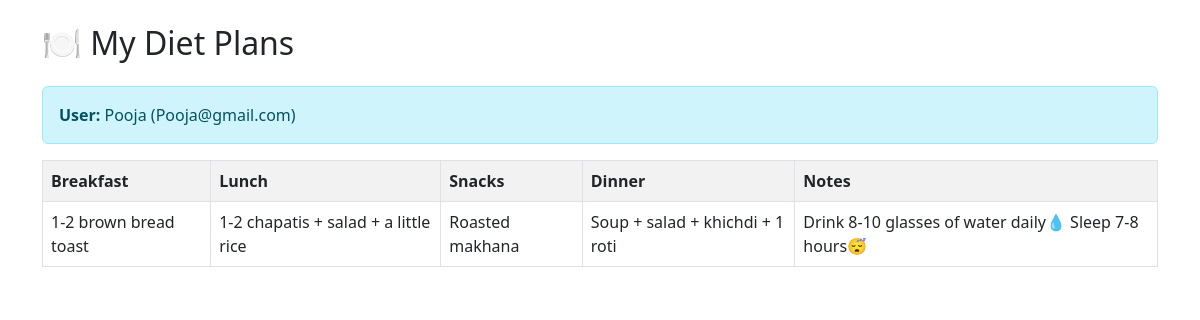
Page /view_diet_plan.php (signed in) on the committed database.
### tables this page shows
CREATE TABLE `users` (
  `id` int(11) NOT NULL,
  `name` varchar(100) NOT NULL,
  `email` varchar(100) NOT NULL,
  `phone` varchar(15) NOT NULL,
  `password` varchar(255) NOT NULL,
  `created_at` timestamp NOT NULL DEFAULT current_timestamp(),
  `age` int(11) NOT NULL,
  `gender` varchar(10) NOT NULL,
  `height` int(11) NOT NULL,
  `weight` int(11) NOT NULL,
  `goal` varchar(50) NOT NULL
);

CREATE TABLE `diet_plans` (
  `diet_id` int(11) NOT NULL,
  `user_id` int(11) NOT NULL,
  `breakfast` varchar(255) DEFAULT NULL,
  `lunch` varchar(255) DEFAULT NULL,
  `snacks` varchar(255) DEFAULT NULL,
  `dinner` varchar(255) DEFAULT NULL,
  `notes` text DEFAULT NULL,
  `created_at` timestamp NOT NULL DEFAULT current_timestamp()
);

### view_diet_plan.php (the view, shortened to what this page needs)
<?php
include("db_connect.php");
$user_id = $_SESSION['user_id'];
$userRes = $conn->query("SELECT name,email FROM users WHERE id=$user_id");
$user = $userRes->fetch_assoc();
$plans = $conn->query("SELECT * FROM diet_plans WHERE user_id=$user_id ORDER BY diet_id DESC");
?>
<!DOCTYPE html>
<html lang="en">
<head>
  <link rel="stylesheet" href="https://cdn.jsdelivr.net/npm/bootstrap@5.3.0/dist/css/bootstrap.min.css">
</head>
<body class="container mt-4">
<h2 class="mb-4">🍽 My Diet Plans</h2>
<div class="alert alert-info">
  <b>User:</b> <?= htmlspecialchars($user['name']) ?> (<?= htmlspecialchars($user['email']) ?>)
</div>
<?php if ($plans->num_rows > 0): ?>
  <table class="table table-bordered table-striped">
    <tr>
      <th>Breakfast</th>
      <th>Lunch</th>
      <th>Snacks</th>
      <th>Dinner</th>
      <th>Notes</th>
    </tr>
    <?php while($row = $plans->fetch_assoc()): ?>
      <tr>
        <td><?= htmlspecialchars($row['breakfast']) ?></td>
        <td><?= htmlspecialchars($row['lunch']) ?></td>
        <td><?= htmlspecialchars($row['snacks']) ?></td>
        <td><?= htmlspecialchars($row['dinner']) ?></td>
        <td><?= htmlspecialchars($row['notes']) ?></td>
      </tr>
    <?php endwhile; ?>
  </table>
<?php else: ?>
  <div class="alert alert-warning">⚠️ No Diet Plan Assigned Yet!</div>
<?php endif; ?>
</body>
</html>

### rows in the picture
users: name "Pooja", email "Pooja@gmail.com"
diet_plans: breakfast "1-2 brown bread toast", lunch "1-2 chapatis + salad + a little rice", snacks "Roasted makhana", dinner "Soup + salad + khichdi + 1 roti", notes "Drink 8-10 glasses of water daily💧 Sleep 7-8 hours😴"
